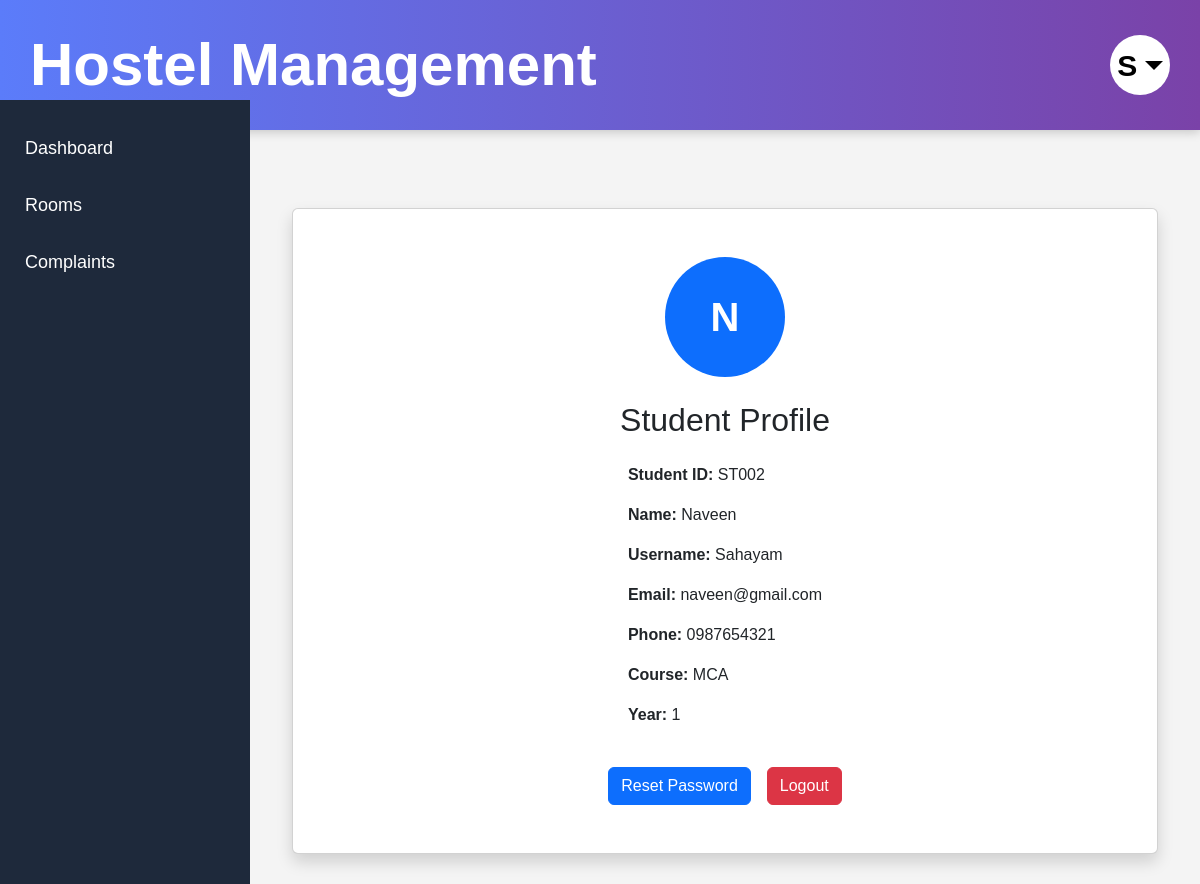
/student-profile/ (signed in), run on the app's committed database.
### hostel_app/models.py (models this page shows, shortened)
class Student(models.Model):
    student_id = models.CharField(
        max_length=10,
        unique=True
    )
    student_name = models.CharField(max_length=100)
    email = models.EmailField()
    phone_number = models.CharField(max_length=15)
    course = models.CharField(max_length=50)
    year = models.IntegerField()

### hostel_app/views.py (the view)
@login_required
def student_profile(request):
    student_account = StudentAccount.objects.get(
        user=request.user
    )
    student = student_account.student
    context = {
        "student": student
    }
    return render(
        request,
        "accounts/student_profile.html",
        context
    )

### hostel_app/templates/accounts/student_profile.html
{% extends 'master.html' %}
{% block content %}
<div class="container mt-5">
    <div class="card shadow p-5 text-center">
        <div
            class="rounded-circle bg-primary text-white d-flex justify-content-center align-items-center mx-auto mb-4"
            style="
                width:120px;
                height:120px;
                font-size:40px;
                font-weight:bold;
            "
        >
            {{ student.student_name|first|upper }}
        </div>
        <h2 class="mb-4">
            Student Profile
        </h2>
        <div class="text-start mx-auto" style="max-width:500px;">
            <p>
                <strong>Student ID:</strong>
                {{ student.student_id }}
            </p>
            <p>
                <strong>Name:</strong>
                {{ student.student_name }}
            </p>
            <p>
    <strong>Username:</strong>
    {{ request.user.username }}
</p>
            <p>
                <strong>Email:</strong>
                {{ student.email }}
            </p>
            <p>
                <strong>Phone:</strong>
                {{ student.phone_number }}
            </p>
            <p>
                <strong>Course:</strong>
                {{ student.course }}
            </p>
            <p>
                <strong>Year:</strong>
                {{ student.year }}
            </p>
        </div>
        <div class="mt-4 d-flex justify-content-center gap-3">
            <a
                href="{% url 'reset-password' %}"
                class="btn btn-primary"
            >
                Reset Password
            </a>
            <a
                href="{% url 'logout' %}"
                class="btn btn-danger"
            >
                Logout
            </a>
        </div>
    </div>
</div>
{% endblock %}

### hostel_app/templates/master.html (shortened to what this page needs)
{% load static %}
<!DOCTYPE html>
<html lang="en">
<head>
    <link
        href="https://cdn.jsdelivr.net/npm/bootstrap@5.3.0/dist/css/bootstrap.min.css"
        rel="stylesheet"
    >
</head>
<body>
<nav class="navbar navbar-custom d-flex justify-content-between align-items-center">
    <a
        href="{% url 'homepage' %}"
        class="logo-title"
    >
        Hostel Management
    </a>
    <div class="d-flex align-items-center gap-3">
        {% if user.is_authenticated %}
        <div class="dropdown">
            <a
                href="#"
                class="profile-circle dropdown-toggle"
                data-bs-toggle="dropdown"
            >
                {{ user.username|first|upper }}
            </a>
        </div>
        {% endif %}
    </div>
</nav>
{% if user.is_authenticated %}
<div class="sidebar">
    {% if user.is_staff %}
    <a href="{% url 'homepage' %}">
        Dashboard
    </a>
    <a href="{% url 'student-list' %}">
        Students
    </a>
    <a href="{% url 'room-list' %}">
        Rooms
    </a>
    <a href="{% url 'fee-list' %}">
        Fees
    </a>
    <a href="{% url 'complaint-list' %}">
        Complaints
    </a>
    <a href="{% url 'allocation-list' %}">
        Allocations
    </a>
    {% else %}
    <a href="{% url 'student-dashboard' %}">
        Dashboard
    </a>
    <a href="{% url 'room-list' %}">
        Rooms
    </a>
    <a href="{% url 'complaint-list' %}">
        Complaints
    </a>
    {% endif %}
</div>
{% endif %}
<div
    class="toast-container position-fixed top-0 end-0 p-3"
    style="z-index: 9999; margin-top: 100px;"
>
</div>
<div class="{% if user.is_authenticated %}main-content{% else %}container mt-5{% endif %}">
    {% block content %}
    {% endblock %}
</div>
</body>
</html>

### hostel_app/templates/master.html (style rules this page uses)
body { background-color: #f4f4f4; margin: 0; padding: 0; font-family: Arial, sans-serif; }
.navbar-custom { background: linear-gradient( to right, #5b7cfa, #7a42a8 ); padding: 20px 30px; box-shadow: 0 2px 10px rgba(0,0,0,0.2); }
.logo-title { color: white; font-size: 60px; font-weight: bold; text-decoration: none; }
.profile-circle { width: 60px; height: 60px; border-radius: 50%; background-color: white; color: black; display: flex; align-items: center; justify-content: center; font-size: 30px; font-weight: bold; text-decoration: none; cursor: pointer; }
.sidebar { width: 250px; min-height: 100vh; background-color: #1e293b; position: fixed; top: 100px; left: 0; padding-top: 20px; }
.sidebar a { display: block; color: white; padding: 15px 25px; text-decoration: none; font-size: 18px; transition: 0.3s; }
.main-content { margin-left: 250px; padding: 30px; }

### data on the page
Student: student_name|first "N", student_id "ST002", student_name "Naveen", email "naveen@gmail.com", phone_number "0987654321", course "MCA", year "1"

### other printed values
{{ user.username|first|upper }} "S"
{{ request.user.username }} "Sahayam"
